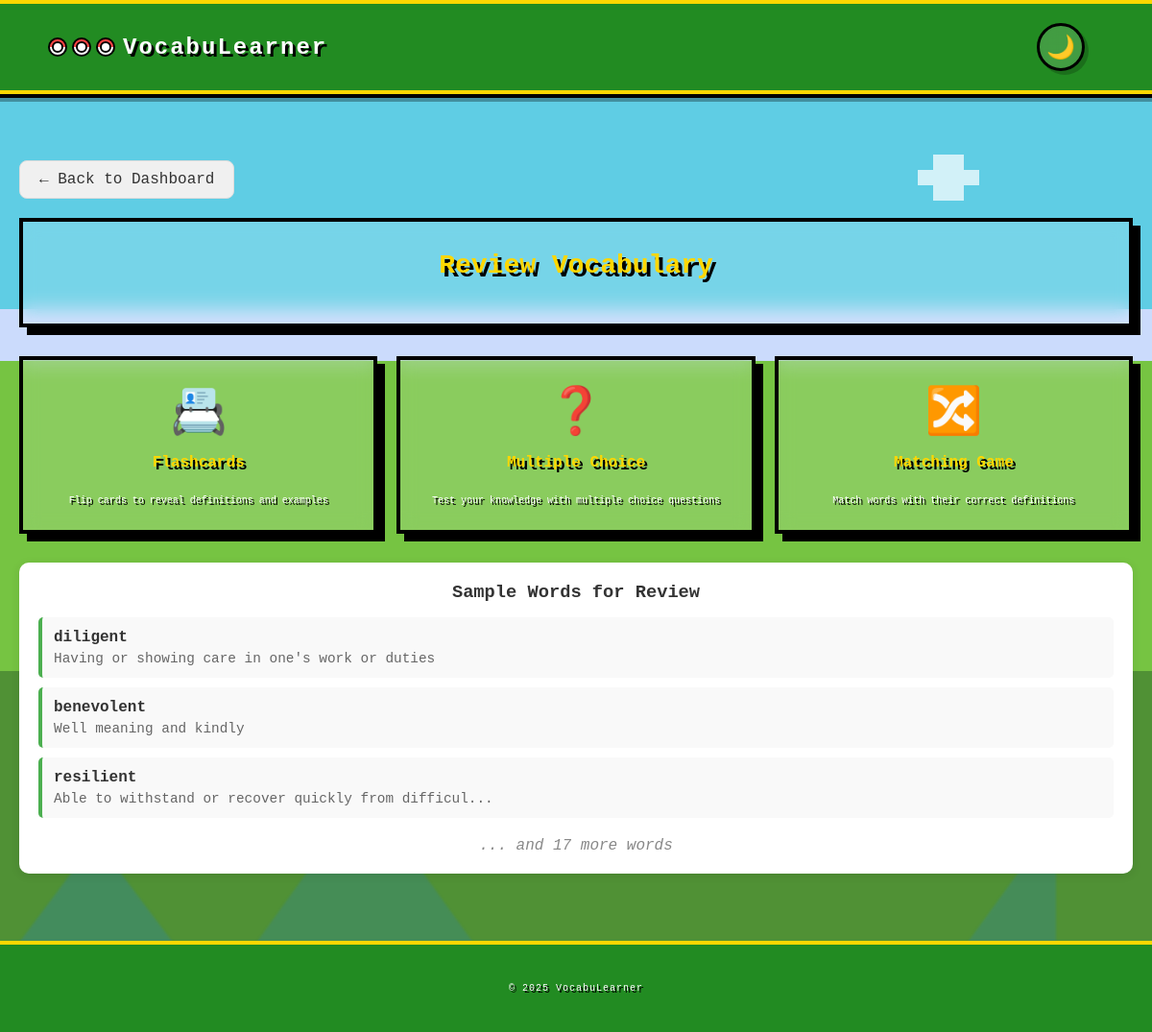
/review (signed in), run on the app's committed database.
### models.py (models this page shows)
class Vocabulary(db.Model):
    __tablename__ = 'vocabulary'
    word_id = db.Column(db.Integer, primary_key=True)
    word = db.Column(db.String(100), nullable=False)
    definition = db.Column(db.Text)
    example_sentence = db.Column(db.Text)
    category = db.Column(db.String(50))
    points_value = db.Column(db.Integer, default=10)
    is_word_of_day = db.Column(db.Boolean, default=False)

### Main.py (the view)
@app.route('/review')
@login_required
def review():
    words = Vocabulary.query.order_by(func.random()).limit(20).all()
    words_data = []
    for word in words:
        word_entry = {
            "word_id": word.word_id,
            "word": word.word or "",
            "type": word.category or "adjective",  # default to adjective
            "definition": word.definition or f"Definition of {word.word}",
            "example": word.example_sentence or f"Example for {word.word}"
        }
        words_data.append(word_entry)
    print(f"DEBUG: Sending {len(words_data)} words to template")
    return render_template('review.html',
                         words=words_data,  # Pass the list
                         words_count=len(words_data))

### Main.py (called while the page is built)
def login_required(f):
    @wraps(f)
    def decorated_function(*args, **kwargs):
        if 'user_id' not in session:
            flash("Please log in to access this page.", "warning")
            return redirect(url_for('login'))
        return f(*args, **kwargs)
    return decorated_function

### Templates/review.html (shortened to what this page needs)
{%extends 'base.html'%}
{%block content%}
    {%block logo_link %}
        <a href="{{ url_for('dashboard') }}" class="logo-link">
            <div class="logo-icon">
                <div class="pokeball-mini"></div>
                <div class="pokeball-mini"></div>
                <div class="pokeball-mini"></div>
            </div>
            VocabuLearner
        </a>
    {% endblock %}
    <div class="review-container">
        <div class="back-button-container">
            <a href="{{ url_for('dashboard') }}" class="back-button">
                ← Back to Dashboard
            </a>
        </div>
        <div class="welcome-section">
            <h1>Review Vocabulary</h1>
        </div>
        <div class="activity-selection">
            <div class="activity-card" onclick="openFlashcardModal()">
                <div class="icon">📇</div>
                <h3>Flashcards</h3>
                <p class="description">Flip cards to reveal definitions and examples</p>
            </div>
            <div class="activity-card" onclick="openMCQModal()">
                <div class="icon">❓</div>
                <h3>Multiple Choice</h3>
                <p class="description">Test your knowledge with multiple choice questions</p>
            </div>
            <div class="activity-card" onclick="openMatchingModal()">
                <div class="icon">🔀</div>
                <h3>Matching Game</h3>
                <p class="description">Match words with their correct definitions</p>
            </div>
        </div>
        {% if words_count > 0 %}
        <div class="words-preview">
            <h3>Sample Words for Review</h3>
            <div class="preview-words">
                {% for word in words[:3] %}
                <div class="preview-word">
                    <div class="word-name">{{ word.word }}</div>
                    <div class="word-meaning">{{ word.definition[:50] }}{% if word.definition|length > 50 %}...{% endif %}</div>
                </div>
                {% endfor %}
                {% if words_count > 3 %}
                <div class="more-words">... and {{ words_count - 3 }} more words</div>
                {% endif %}
            </div>
        </div>
        {% endif %}
    </div>
    <footer class="footer">
        <p>© 2025 VocabuLearner</p>
    </footer>
{%endblock%}

### Templates/review.html (style rules this page uses)
.back-button-container { margin-bottom: 20px; }
.back-button { display: inline-flex; align-items: center; padding: 10px 20px; background-color: #f0f0f0; color: #333; text-decoration: none; border-radius: 8px; font-weight: 500; transition: all 0.3s ease; border: 1px solid #ddd; }
.words-preview { margin-top: 30px; padding: 20px; background: white; border-radius: 10px; box-shadow: 0 2px 10px rgba(0,0,0,0.1); }
.words-preview h3 { margin-bottom: 15px; color: #333; text-align: center; }
.preview-words { display: flex; flex-direction: column; gap: 10px; }
.preview-word { background: #f9f9f9; padding: 12px; border-radius: 5px; border-left: 4px solid #4CAF50; }
.word-name { font-weight: bold; color: #333; margin-bottom: 5px; }
.word-meaning { color: #666; font-size: 0.9em; }
.more-words { text-align: center; color: #888; font-style: italic; margin-top: 10px; }

### data on the page
Vocabulary: word "diligent", definition "Having or showing care in one's work or duties"
Vocabulary: word "benevolent", definition "Well meaning and kindly"
Vocabulary: word "resilient", definition "Able to withstand or recover quickly from difficul"

### other printed values
{{ words_count - 3 }} "17"
